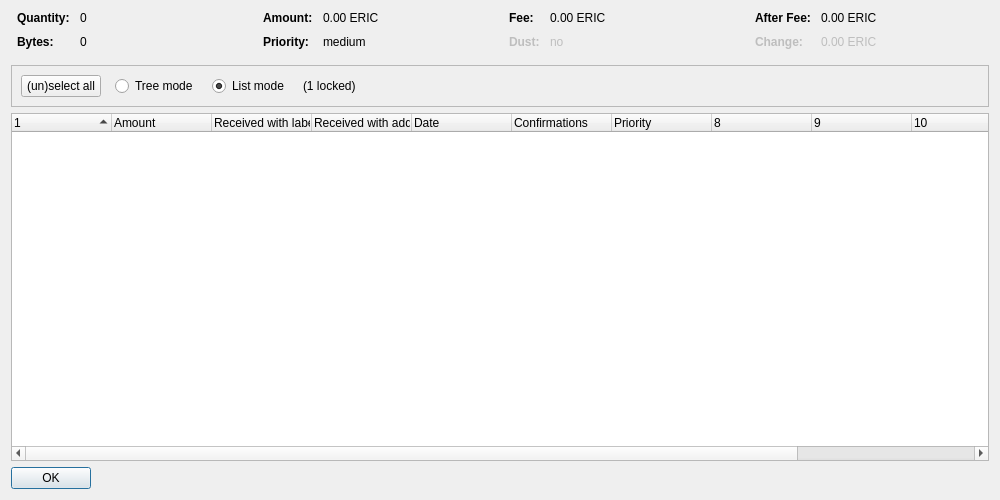
<?xml version="1.0" encoding="UTF-8"?>
<ui version="4.0">
 <class>CoinControlDialog</class>
 <widget class="QDialog" name="CoinControlDialog">
  <property name="geometry">
   <rect>
    <x>0</x>
    <y>0</y>
    <width>1000</width>
    <height>500</height>
   </rect>
  </property>
  <property name="windowTitle">
   <string>Coin Selection</string>
  </property>
  <layout class="QVBoxLayout" name="verticalLayout">
   <item>
    <layout class="QHBoxLayout" name="horizontalLayoutTop" stretch="0,0,0,0">
     <property name="topMargin">
      <number>0</number>
     </property>
     <property name="bottomMargin">
      <number>10</number>
     </property>
     <item>
      <layout class="QFormLayout" name="formLayoutCoinControl1">
       <property name="horizontalSpacing">
        <number>10</number>
       </property>
       <property name="verticalSpacing">
        <number>10</number>
       </property>
       <property name="leftMargin">
        <number>6</number>
       </property>
       <property name="rightMargin">
        <number>6</number>
       </property>
       <item row="0" column="0">
        <widget class="QLabel" name="labelCoinControlQuantityText">
         <property name="font">
          <font>
           <weight>75</weight>
           <bold>true</bold>
          </font>
         </property>
         <property name="text">
          <string>Quantity:</string>
         </property>
        </widget>
       </item>
       <item row="0" column="1">
        <widget class="QLabel" name="labelCoinControlQuantity">
         <property name="cursor">
          <cursorShape>IBeamCursor</cursorShape>
         </property>
         <property name="contextMenuPolicy">
          <enum>Qt::ActionsContextMenu</enum>
         </property>
         <property name="text">
          <string notr="true">0</string>
         </property>
         <property name="textInteractionFlags">
          <set>Qt::LinksAccessibleByMouse|Qt::TextSelectableByKeyboard|Qt::TextSelectableByMouse</set>
         </property>
        </widget>
       </item>
       <item row="1" column="0">
        <widget class="QLabel" name="labelCoinControlBytesText">
         <property name="font">
          <font>
           <weight>75</weight>
           <bold>true</bold>
          </font>
         </property>
         <property name="text">
          <string>Bytes:</string>
         </property>
        </widget>
       </item>
       <item row="1" column="1">
        <widget class="QLabel" name="labelCoinControlBytes">
         <property name="cursor">
          <cursorShape>IBeamCursor</cursorShape>
         </property>
         <property name="contextMenuPolicy">
          <enum>Qt::ActionsContextMenu</enum>
         </property>
         <property name="text">
          <string notr="true">0</string>
         </property>
         <property name="textInteractionFlags">
          <set>Qt::LinksAccessibleByMouse|Qt::TextSelectableByKeyboard|Qt::TextSelectableByMouse</set>
         </property>
        </widget>
       </item>
      </layout>
     </item>
     <item>
      <layout class="QFormLayout" name="formLayoutCoinControl2">
       <property name="horizontalSpacing">
        <number>10</number>
       </property>
       <property name="verticalSpacing">
        <number>10</number>
       </property>
       <property name="leftMargin">
        <number>6</number>
       </property>
       <property name="rightMargin">
        <number>6</number>
       </property>
       <item row="0" column="0">
        <widget class="QLabel" name="labelCoinControlAmountText">
         <property name="font">
          <font>
           <weight>75</weight>
           <bold>true</bold>
          </font>
         </property>
         <property name="text">
          <string>Amount:</string>
         </property>
        </widget>
       </item>
       <item row="0" column="1">
        <widget class="QLabel" name="labelCoinControlAmount">
         <property name="cursor">
          <cursorShape>IBeamCursor</cursorShape>
         </property>
         <property name="contextMenuPolicy">
          <enum>Qt::ActionsContextMenu</enum>
         </property>
         <property name="text">
          <string notr="true">0.00 ERIC</string>
         </property>
         <property name="textInteractionFlags">
          <set>Qt::LinksAccessibleByMouse|Qt::TextSelectableByKeyboard|Qt::TextSelectableByMouse</set>
         </property>
        </widget>
       </item>
       <item row="1" column="0">
        <widget class="QLabel" name="labelCoinControlPriorityText">
         <property name="font">
          <font>
           <weight>75</weight>
           <bold>true</bold>
          </font>
         </property>
         <property name="text">
          <string>Priority:</string>
         </property>
        </widget>
       </item>
       <item row="1" column="1">
        <widget class="QLabel" name="labelCoinControlPriority">
         <property name="cursor">
          <cursorShape>IBeamCursor</cursorShape>
         </property>
         <property name="contextMenuPolicy">
          <enum>Qt::ActionsContextMenu</enum>
         </property>
         <property name="text">
          <string notr="true">medium</string>
         </property>
         <property name="textInteractionFlags">
          <set>Qt::LinksAccessibleByMouse|Qt::TextSelectableByKeyboard|Qt::TextSelectableByMouse</set>
         </property>
        </widget>
       </item>
      </layout>
     </item>
     <item>
      <layout class="QFormLayout" name="formLayoutCoinControl3">
       <property name="horizontalSpacing">
        <number>10</number>
       </property>
       <property name="verticalSpacing">
        <number>10</number>
       </property>
       <property name="leftMargin">
        <number>6</number>
       </property>
       <property name="rightMargin">
        <number>6</number>
       </property>
       <item row="0" column="0">
        <widget class="QLabel" name="labelCoinControlFeeText">
         <property name="font">
          <font>
           <weight>75</weight>
           <bold>true</bold>
          </font>
         </property>
         <property name="text">
          <string>Fee:</string>
         </property>
        </widget>
       </item>
       <item row="0" column="1">
        <widget class="QLabel" name="labelCoinControlFee">
         <property name="cursor">
          <cursorShape>IBeamCursor</cursorShape>
         </property>
         <property name="contextMenuPolicy">
          <enum>Qt::ActionsContextMenu</enum>
         </property>
         <property name="text">
          <string notr="true">0.00 ERIC</string>
         </property>
         <property name="textInteractionFlags">
          <set>Qt::LinksAccessibleByMouse|Qt::TextSelectableByKeyboard|Qt::TextSelectableByMouse</set>
         </property>
        </widget>
       </item>
       <item row="1" column="0">
        <widget class="QLabel" name="labelCoinControlLowOutputText">
         <property name="enabled">
          <bool>false</bool>
         </property>
         <property name="font">
          <font>
           <weight>75</weight>
           <bold>true</bold>
          </font>
         </property>
         <property name="text">
          <string>Dust:</string>
         </property>
        </widget>
       </item>
       <item row="1" column="1">
        <widget class="QLabel" name="labelCoinControlLowOutput">
         <property name="enabled">
          <bool>false</bool>
         </property>
         <property name="cursor">
          <cursorShape>IBeamCursor</cursorShape>
         </property>
         <property name="contextMenuPolicy">
          <enum>Qt::ActionsContextMenu</enum>
         </property>
         <property name="text">
          <string notr="true">no</string>
         </property>
         <property name="textInteractionFlags">
          <set>Qt::LinksAccessibleByMouse|Qt::TextSelectableByKeyboard|Qt::TextSelectableByMouse</set>
         </property>
        </widget>
       </item>
      </layout>
     </item>
     <item>
      <layout class="QFormLayout" name="formLayoutCoinControl4">
       <property name="horizontalSpacing">
        <number>10</number>
       </property>
       <property name="verticalSpacing">
        <number>10</number>
       </property>
       <property name="leftMargin">
        <number>6</number>
       </property>
       <property name="rightMargin">
        <number>6</number>
       </property>
       <item row="0" column="0">
        <widget class="QLabel" name="labelCoinControlAfterFeeText">
         <property name="font">
          <font>
           <weight>75</weight>
           <bold>true</bold>
          </font>
         </property>
         <property name="text">
          <string>After Fee:</string>
         </property>
        </widget>
       </item>
       <item row="0" column="1">
        <widget class="QLabel" name="labelCoinControlAfterFee">
         <property name="cursor">
          <cursorShape>IBeamCursor</cursorShape>
         </property>
         <property name="contextMenuPolicy">
          <enum>Qt::ActionsContextMenu</enum>
         </property>
         <property name="text">
          <string notr="true">0.00 ERIC</string>
         </property>
         <property name="textInteractionFlags">
          <set>Qt::LinksAccessibleByMouse|Qt::TextSelectableByKeyboard|Qt::TextSelectableByMouse</set>
         </property>
        </widget>
       </item>
       <item row="1" column="0">
        <widget class="QLabel" name="labelCoinControlChangeText">
         <property name="enabled">
          <bool>false</bool>
         </property>
         <property name="font">
          <font>
           <weight>75</weight>
           <bold>true</bold>
          </font>
         </property>
         <property name="text">
          <string>Change:</string>
         </property>
        </widget>
       </item>
       <item row="1" column="1">
        <widget class="QLabel" name="labelCoinControlChange">
         <property name="enabled">
          <bool>false</bool>
         </property>
         <property name="cursor">
          <cursorShape>IBeamCursor</cursorShape>
         </property>
         <property name="contextMenuPolicy">
          <enum>Qt::ActionsContextMenu</enum>
         </property>
         <property name="text">
          <string notr="true">0.00 ERIC</string>
         </property>
         <property name="textInteractionFlags">
          <set>Qt::LinksAccessibleByMouse|Qt::TextSelectableByKeyboard|Qt::TextSelectableByMouse</set>
         </property>
        </widget>
       </item>
      </layout>
     </item>
    </layout>
   </item>
   <item>
    <widget class="QFrame" name="frame">
     <property name="minimumSize">
      <size>
       <width>0</width>
       <height>40</height>
      </size>
     </property>
     <property name="frameShape">
      <enum>QFrame::StyledPanel</enum>
     </property>
     <property name="frameShadow">
      <enum>QFrame::Sunken</enum>
     </property>
     <layout class="QHBoxLayout" name="horizontalLayout">
      <item>
       <layout class="QHBoxLayout" name="horizontalLayoutPanel" stretch="0,0,0,0,0">
        <property name="spacing">
         <number>14</number>
        </property>
        <item>
         <widget class="QPushButton" name="pushButtonSelectAll">
          <property name="sizePolicy">
           <sizepolicy hsizetype="Maximum" vsizetype="Fixed">
            <horstretch>0</horstretch>
            <verstretch>0</verstretch>
           </sizepolicy>
          </property>
          <property name="text">
           <string>(un)select all</string>
          </property>
          <property name="autoDefault">
           <bool>false</bool>
          </property>
         </widget>
        </item>
        <item>
         <widget class="QRadioButton" name="radioTreeMode">
          <property name="sizePolicy">
           <sizepolicy hsizetype="Maximum" vsizetype="Fixed">
            <horstretch>0</horstretch>
            <verstretch>0</verstretch>
           </sizepolicy>
          </property>
          <property name="text">
           <string>Tree mode</string>
          </property>
         </widget>
        </item>
        <item>
         <widget class="QRadioButton" name="radioListMode">
          <property name="sizePolicy">
           <sizepolicy hsizetype="Maximum" vsizetype="Fixed">
            <horstretch>0</horstretch>
            <verstretch>0</verstretch>
           </sizepolicy>
          </property>
          <property name="text">
           <string>List mode</string>
          </property>
          <property name="checked">
           <bool>true</bool>
          </property>
         </widget>
        </item>
        <item>
         <widget class="QLabel" name="labelLocked">
          <property name="text">
           <string notr="true">(1 locked)</string>
          </property>
         </widget>
        </item>
        <item>
         <spacer name="horizontalSpacer">
          <property name="orientation">
           <enum>Qt::Horizontal</enum>
          </property>
          <property name="sizeHint" stdset="0">
           <size>
            <width>40</width>
            <height>20</height>
           </size>
          </property>
         </spacer>
        </item>
       </layout>
      </item>
     </layout>
    </widget>
   </item>
   <item>
    <widget class="CoinControlTreeWidget" name="treeWidget">
     <property name="contextMenuPolicy">
      <enum>Qt::CustomContextMenu</enum>
     </property>
     <property name="sortingEnabled">
      <bool>false</bool>
     </property>
     <property name="columnCount">
      <number>12</number>
     </property>
     <attribute name="headerShowSortIndicator" stdset="0">
      <bool>true</bool>
     </attribute>
     <attribute name="headerStretchLastSection">
      <bool>false</bool>
     </attribute>
     <column>
      <property name="text">
       <string/>
      </property>
     </column>
     <column>
      <property name="text">
       <string>Amount</string>
      </property>
     </column>
     <column>
      <property name="text">
       <string>Received with label</string>
      </property>
     </column>
     <column>
      <property name="text">
       <string>Received with address</string>
      </property>
     </column>
     <column>
      <property name="text">
       <string>Date</string>
      </property>
     </column>
     <column>
      <property name="text">
       <string>Confirmations</string>
      </property>
      <property name="toolTip">
       <string>Confirmed</string>
      </property>
     </column>
     <column>
      <property name="text">
       <string>Priority</string>
      </property>
     </column>
     <column>
      <property name="text">
       <string/>
      </property>
     </column>
     <column>
      <property name="text">
       <string/>
      </property>
     </column>
     <column>
      <property name="text">
       <string/>
      </property>
     </column>
     <column>
      <property name="text">
       <string/>
      </property>
     </column>
     <column>
      <property name="text">
       <string/>
      </property>
     </column>
    </widget>
   </item>
   <item>
    <widget class="QDialogButtonBox" name="buttonBox">
     <property name="sizePolicy">
      <sizepolicy hsizetype="Maximum" vsizetype="Fixed">
       <horstretch>0</horstretch>
       <verstretch>0</verstretch>
      </sizepolicy>
     </property>
     <property name="orientation">
      <enum>Qt::Horizontal</enum>
     </property>
     <property name="standardButtons">
      <set>QDialogButtonBox::Ok</set>
     </property>
    </widget>
   </item>
  </layout>
 </widget>
 <customwidgets>
  <customwidget>
   <class>CoinControlTreeWidget</class>
   <extends>QTreeWidget</extends>
   <header>coincontroltreewidget.h</header>
  </customwidget>
 </customwidgets>
 <resources/>
 <connections/>
</ui>
